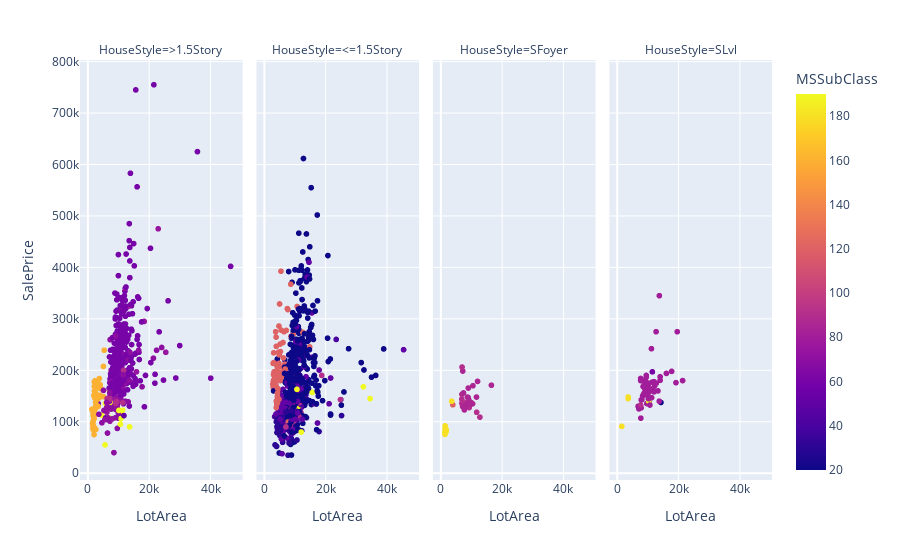

Notebook cell for this chart:
### Markdown cell above
# Lot propriets

- LotConfig
- LotShape
- LotArea
- LotFrontage
- HouseStyle
- LandSlope
- LandContour

### Code cell
fig = px.scatter(train[train['LotArea'] < 50000], x="LotArea", y="SalePrice",
                 color='MSSubClass', facet_col="HouseStyle")

fig.show()

### Figure 1 — Plotly figure (JSON) as saved in the notebook; plotly's stock layout.template omitted (floating-point values rounded to 4 significant figures; data arrays with more than 128 entries replaced by an {"elided": "..."} marker saying what was removed)
{"data": [{"hovertemplate": "HouseStyle=>1.5Story<br>LotArea=%{x}<br>SalePrice=%{y}<br>MSSubClass=%{marker.color}<extra></extra>", "legendgroup": "", "marker": {"color": {"elided": "461 int values"}, "coloraxis": "coloraxis", "symbol": "circle"}, "mode": "markers", "name": "", "showlegend": false, "type": "scattergl", "x": {"elided": "461 int values"}, "xaxis": "x", "y": {"elided": "461 int values"}, "yaxis": "y"}, {"hovertemplate": "HouseStyle=<=1.5Story<br>LotArea=%{x}<br>SalePrice=%{y}<br>MSSubClass=%{marker.color}<extra></extra>", "legendgroup": "", "marker": {"color": {"elided": "886 int values"}, "coloraxis": "coloraxis", "symbol": "circle"}, "mode": "markers", "name": "", "showlegend": false, "type": "scattergl", "x": {"elided": "886 int values"}, "xaxis": "x2", "y": {"elided": "886 int values"}, "yaxis": "y2"}, {"hovertemplate": "HouseStyle=SFoyer<br>LotArea=%{x}<br>SalePrice=%{y}<br>MSSubClass=%{marker.color}<extra></extra>", "legendgroup": "", "marker": {"color": [85, 90, 85, 85, 85, 90, 180, 180, 120, 85, 90, 90, 85, 180, 85, 90, 180, 85, 85, 90, 85, 85, 85, 85, 90, 85, 180, 85, 90, 90, 85, 85, 180, 85, 85, 85, 180], "coloraxis": "coloraxis", "symbol": "circle"}, "mode": "markers", "name": "", "showlegend": false, "type": "scattergl", "x": [9180, 7018, 7540, 7301, 8846, 7060, 1890, 1526, 4058, 7244, 7032, 11841, 8740, 1491, 8800, 6979, 1936, 10012, 7252, 10530, 9101, 16647, 11782, 7200, 9400, 12122, 1477, 9069, 7200, 12900, 10205, 10625, 3675, 7838, 8445, 8400, 1533], "xaxis": "x3", "y": [144000, 153337, 156000, 198500, 148000, 206300, 81000, 86000, 133000, 129500, 135960, 118500, 137000, 75500, 137500, 144000, 84500, 137500, 134900, 135000, 165500, 171000, 148000, 133900, 127500, 178400, 80000, 147000, 140000, 108959, 134500, 170000, 140000, 123000, 133000, 129000, 92000], "yaxis": "y3"}, {"hovertemplate": "HouseStyle=SLvl<br>LotArea=%{x}<br>SalePrice=%{y}<br>MSSubClass=%{marker.color}<extra></extra>", "legendgroup": "", "marker": {"color": [80, 180, 80, 80, 80, 80, 80, 80, 80, 80, 80, 80, 80, 80, 80, 80, 180, 80, 80, 80, 80, 80, 80, 80, 80, 80, 80, 80, 80, 80, 80, 80, 80, 80, 80, 80, 80, 20, 80, 190, 80, 80, 80, 80, 80, 80, 80, 80, 80, 80, 80, 90, 80, 80, 80, 80, 80, 80, 80, 80, 80, 80, 80, 60, 180], "coloraxis": "coloraxis", "symbol": "circle"}, "mode": "markers", "name": "", "showlegend": false, "type": "scattergl", "x": [7134, 1596, 8530, 7750, 21453, 9947, 9350, 19296, 8471, 7937, 14115, 11275, 6930, 9150, 7200, 12800, 3675, 10448, 10200, 9967, 10500, 11777, 10395, 9600, 9020, 13860, 9590, 12886, 7819, 11333, 9750, 13400, 8816, 9020, 9600, 12095, 10970, 14375, 8163, 10382, 8385, 10784, 7750, 13825, 9125, 9350, 16157, 9880, 10246, 10482, 7910, 7728, 12090, 12328, 9587, 11512, 17871, 14112, 10780, 10192, 9600, 9735, 19690, 11584, 3675], "xaxis": "x4", "y": [130000, 91000, 168500, 180000, 180000, 173000, 158000, 176000, 151000, 142500, 187500, 242000, 130000, 165000, 125000, 275000, 148000, 158000, 175000, 170000, 139000, 164500, 148000, 153000, 168500, 345000, 187500, 175000, 107000, 146800, 135500, 159950, 155000, 174900, 187000, 158000, 147000, 137500, 143000, 140000, 149900, 160000, 184100, 140000, 163900, 179900, 194000, 171000, 145000, 145000, 127000, 132500, 178000, 169900, 190000, 177000, 197900, 180500, 132500, 170000, 165500, 167500, 274970, 197000, 145000], "yaxis": "y4"}], "layout": {"annotations": [{"font": {}, "showarrow": false, "text": "HouseStyle=>1.5Story", "x": 0.1175, "xanchor": "center", "xref": "paper", "y": 1, "yanchor": "bottom", "yref": "paper"}, {"font": {}, "showarrow": false, "text": "HouseStyle=<=1.5Story", "x": 0.3725, "xanchor": "center", "xref": "paper", "y": 1, "yanchor": "bottom", "yref": "paper"}, {"font": {}, "showarrow": false, "text": "HouseStyle=SFoyer", "x": 0.6275, "xanchor": "center", "xref": "paper", "y": 1, "yanchor": "bottom", "yref": "paper"}, {"font": {}, "showarrow": false, "text": "HouseStyle=SLvl", "x": 0.8825, "xanchor": "center", "xref": "paper", "y": 1, "yanchor": "bottom", "yref": "paper"}], "coloraxis": {"colorbar": {"title": {"text": "MSSubClass"}}, "colorscale": [[0, "#0d0887"], [0.1111, "#46039f"], [0.2222, "#7201a8"], [0.3333, "#9c179e"], [0.4444, "#bd3786"], [0.5556, "#d8576b"], [0.6667, "#ed7953"], [0.7778, "#fb9f3a"], [0.8889, "#fdca26"], [1, "#f0f921"]]}, "legend": {"tracegroupgap": 0}, "margin": {"t": 60}, "xaxis": {"anchor": "y", "domain": [0, 0.235], "title": {"text": "LotArea"}}, "xaxis2": {"anchor": "y2", "domain": [0.255, 0.49], "matches": "x", "title": {"text": "LotArea"}}, "xaxis3": {"anchor": "y3", "domain": [0.51, 0.745], "matches": "x", "title": {"text": "LotArea"}}, "xaxis4": {"anchor": "y4", "domain": [0.765, 1.0], "matches": "x", "title": {"text": "LotArea"}}, "yaxis": {"anchor": "x", "domain": [0, 1], "title": {"text": "SalePrice"}}, "yaxis2": {"anchor": "x2", "domain": [0, 1], "matches": "y", "showticklabels": false}, "yaxis3": {"anchor": "x3", "domain": [0, 1], "matches": "y", "showticklabels": false}, "yaxis4": {"anchor": "x4", "domain": [0, 1], "matches": "y", "showticklabels": false}}}
